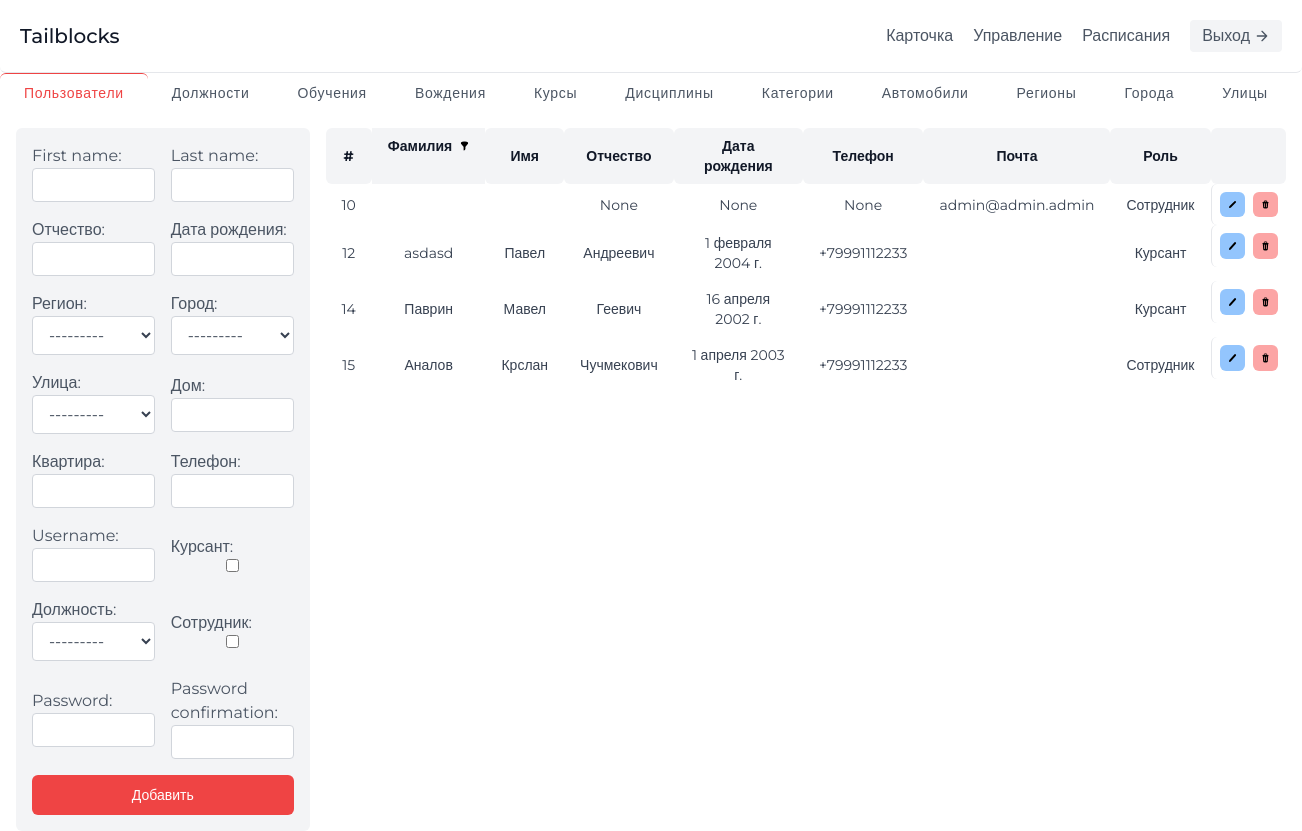
The page /control/users/ on the database its author committed.
### app/models.py (models this page shows, shortened)
class User(AbstractUser):
    patronymic = models.CharField(blank=True, null=True, max_length=255, verbose_name='Отчество')
    date_of_birthday = models.DateField(blank=True, null=True, verbose_name='Дата рождения')
    passport_series = models.IntegerField(blank=True, null=True, verbose_name='Серия')
    passport_number = models.IntegerField(blank=True, null=True, verbose_name='Номер')
    date_references = models.DateField(blank=True, null=True, verbose_name='Дата выдачи')
    by_whom = models.CharField(blank=True, null=True, max_length=255, verbose_name='Кем выдан')
    id_region = models.ForeignKey(Region, on_delete=models.CASCADE, blank=True, null=True, verbose_name='Регион')
    id_city = models.ForeignKey(City, on_delete=models.CASCADE, blank=True, null=True, verbose_name='Город')
    id_street = models.ForeignKey(Street, on_delete=models.CASCADE, blank=True, null=True, verbose_name='Улица')
    house = models.CharField(blank=True, null=True, max_length=4, verbose_name='Дом')
    apartment = models.IntegerField(blank=True, null=True, verbose_name='Квартира')
    tel = models.CharField(blank=True, null=True, max_length=12, verbose_name='Телефон')
    status = models.CharField(max_length=255, blank=True, null=True, verbose_name='Статус')
    is_cursant = models.BooleanField(default=False, blank=True, verbose_name='Курсант')
    id_post = models.ForeignKey('Post', on_delete=models.CASCADE, blank=True, null=True, verbose_name='Должность')
    is_worker = models.BooleanField(default=False, blank=True, verbose_name='Сотрудник')
    class Meta:
        verbose_name = 'пользователь'
        verbose_name_plural = 'пользователи'

### app/views.py (the view)
# urls.py: path('control/users/', ControlView.usersControlPage, name='control-users'),
    def usersControlPage(request):
        users = User.objects.all()
        form = WorkerPostUserForm(request.POST)
        return render(request, 'worker/control-users.html', {'users': users, 'form': form})

### app/forms.py
class WorkerPostUserForm(UserCreationForm):
    class Meta:
        model = User
        fields = [
            'first_name', 'last_name', 'patronymic', 'date_of_birthday', 'id_region', 'id_city', 'id_street', 'house', 'apartment', 'tel', 'username',
            'is_cursant', 'id_post', 'is_worker'
        ]

### app/models.py (called while the page is built)
    def __str__(self):
        return self.name

    def __str__(self):
        return self.name

    def __str__(self):
        return self.name

    def __str__(self):
        return self.name

### templates/worker/control-users.html (shortened to what this page needs)
{% extends '../base.html' %} {% load static %} {% block title %} Управление пользователями {% endblock title %} {% block content %} {% block header %}
{% include './includes/header-2.html' %} {% endblock header %}
<main>
	<section class="text-gray-600 flex flex-col body-font">
		<div class="flex items-center mb-4">
			<a
				class="w-auto justify-center border-t text-sm px-6 font-medium inline-flex items-center leading-none border-red-500 text-red-500 tracking-wider py-3"
			>
				Пользователи
			</a>
			<a
				class="px-6 w-auto justify-center text-sm font-medium inline-flex items-center leading-none hover:text-gray-900 hover:bg-gray-100 tracking-wider transition-all ease-in-out py-3"
				href="{% url 'control-posts' %}"
			>
				Должности
			</a>
			<a
				class="px-6 w-auto justify-center text-sm font-medium inline-flex items-center leading-none hover:text-gray-900 hover:bg-gray-100 tracking-wider transition-all ease-in-out py-3"
				href="{% url 'control-trainings' %}"
			>
				Обучения
			</a>
			<a
				class="px-6 w-auto justify-center text-sm font-medium inline-flex items-center leading-none hover:text-gray-900 hover:bg-gray-100 tracking-wider transition-all ease-in-out py-3"
				href="{% url 'control-drivings' %}"
			>
				Вождения
			</a>
			<a
				class="px-6 w-auto justify-center text-sm font-medium inline-flex items-center leading-none hover:text-gray-900 hover:bg-gray-100 tracking-wider transition-all ease-in-out py-3"
				href="{% url 'control-courses' %}"
			>
				Курсы
			</a>
			<a
				class="px-6 w-auto justify-center text-sm font-medium inline-flex items-center leading-none hover:text-gray-900 hover:bg-gray-100 tracking-wider transition-all ease-in-out py-3"
				href="{% url 'control-disciplines' %}"
			>
				Дисциплины
			</a>
			<a
				class="px-6 w-auto justify-center text-sm font-medium inline-flex items-center leading-none hover:text-gray-900 hover:bg-gray-100 tracking-wider transition-all ease-in-out py-3"
				href="{% url 'control-categories' %}"
			>
				Категории
			</a>
			<a
				class="px-6 w-auto justify-center text-sm font-medium inline-flex items-center leading-none hover:text-gray-900 hover:bg-gray-100 tracking-wider transition-all ease-in-out py-3"
				href="{% url 'control-autos' %}"
			>
				Автомобили
			</a>
			<a
				class="px-6 w-auto justify-center text-sm font-medium inline-flex items-center leading-none hover:text-gray-900 hover:bg-gray-100 tracking-wider transition-all ease-in-out py-3"
				href="{% url 'control-regions' %}"
			>
				Регионы
			</a>
			<a
				class="px-6 w-auto justify-center text-sm font-medium inline-flex items-center leading-none hover:text-gray-900 hover:bg-gray-100 tracking-wider transition-all ease-in-out py-3"
				href="{% url 'control-cities' %}"
			>
				Города
			</a>
			<a
				class="px-6 w-auto justify-center text-sm font-medium inline-flex items-center leading-none hover:text-gray-900 hover:bg-gray-100 tracking-wider py-3"
				href="{% url 'control-streets' %}"
			>
				Улицы
			</a>
		</div>
		<div class="{% if form %} grid grid-cols-4 {% endif %}">
			{% if form %}
			<div class="col-span-1 w-full px-4">
				<form method="POST" action="/control/user/new/" class="w-full items-center p-4 bg-gray-100 grid grid-cols-2 gap-4">
					{% csrf_token %} {{ form.as_div }}
					<button
					class='px-4 rounded-md col-span-2 hover:bg-red-600 py-2.5 text-sm font-medium bg-red-500 text-white'
						type="submit"
					>
						Добавить
					</button>
				</form>
			</div>
			{% endif %}
			<div class="{% if form %} col-span-3 pr-4 {% else %} px-4 {% endif %} w-full">
				<table class="table-auto w-full">
					<thead class="text-gray-900 w-full font-medium text-sm bg-gray-100">
						<tr class="w-full">
							<th class="px-4 py-2 w-min">#</th>
							<th class="w-auto flex items-center justify-center gap-2 px-4 py-2">
								Фамилия
								<a href="{% url 'filtered-control-users' %}" title="Фильтрация">
									<img class="w-4 h-auto text-white" src="{% static 'icons/filter.svg' %}" />
								</a>
							</th>
							<th class="w-auto px-4 py-2">Имя</th>
							<th class="w-auto px-4 py-2">Отчество</th>
							<th class="w-auto px-4 py-2">Дата рождения</th>
							<th class="w-auto px-4 py-2">Телефон</th>
							<th class="w-auto px-4 py-2">Почта</th>
							<th class="w-auto px-4 py-2">Роль</th>
							<th class="w-auto px-4 py-2"></th>
						</tr>
					</thead>
					<tbody class="text-gray-700 text-sm overflow-y-auto">
						{% for item in users %}
						<tr>
							<td class="px-4 py-2 text-center">{{item.id}}</td>
							<td class="px-4 py-2 text-center">{{item.last_name}}</td>
							<td class="px-4 py-2 text-center">{{item.first_name}}</td>
							<td class="px-4 py-2 text-center">{{item.patronymic}}</td>
							<td class="px-4 py-2 text-center">{{item.date_of_birthday}}</td>
							<td class="px-4 py-2 text-center">{{item.tel}}</td>
							<td class="px-4 py-2 text-center">{{item.email}}</td>
							<td class="px-4 py-2 text-center">{% if item.is_cursant %} Курсант {% elif item.is_worker %} Сотрудник {% endif %}</td>
							<td class="px-2 py-2 flex items-center justify-center gap-2 border-l">
								<a
									class="px-2 py-2 rounded-md inline-flex items-center bg-blue-300 hover:bg-blue-400 justify-center ease-in-out transition-all"
									href='{% url "update-user" item.id %}'
									title="Редактировать"
								>
									<img class="w-4 h-auto text-white" src="{% static 'icons/edit.svg' %}" />
								</a>
								<a
									class="px-2 py-2 rounded-md inline-flex items-center bg-red-300 hover:bg-red-400 justify-center ease-in-out transition-all"
									href='{% url "remove-user" item.id %}'
									title="Удалить"
								>
									<img class="w-4 h-auto" src="{% static 'icons/trash.svg' %}" />
								</a>
							</td>
						</tr>
						{% endfor %}
					</tbody>
				</table>
			</div>
		</div>
	</section>
</main>
{% endblock content %}

### static/css/styles.css (style rules this page uses)
*, html { margin: 0; padding: 0; }

### rows shown on the page
User: id "10", patronymic "None", date_of_birthday "None", tel "None", email "admin@admin.admin", is_cursant "Сотрудник"
User: id "12", last_name "asdasd", first_name "Павел", patronymic "Андреевич", date_of_birthday "1 февраля 2004 г.", tel "+79991112233", is_cursant "Курсант"
User: id "14", last_name "Паврин", first_name "Мавел", patronymic "Геевич", date_of_birthday "16 апреля 2002 г.", tel "+79991112233", is_cursant "Курсант"
User: id "15", last_name "Аналов", first_name "Крслан", patronymic "Чучмекович", date_of_birthday "1 апреля 2003 г.", tel "+79991112233", is_cursant "Сотрудник"
